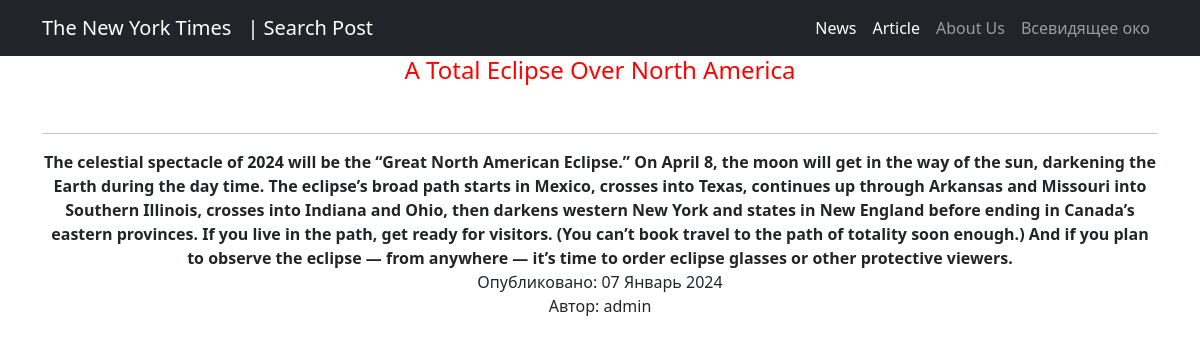
Screenshot of /post/common_list/19/ with the database file from the repository.
### news/models.py (models this page shows, shortened)
class Post(models.Model):
    author = models.ForeignKey('Author', on_delete=models.CASCADE)
    post_type = models.CharField(max_length=10, choices=[('article', 'Статья'), ('news', 'Новость')])
    created = models.DateTimeField(auto_now_add = True)
    categories = models.ManyToManyField('Category', through='PostCategory')
    title = models.CharField(max_length=255)
    text = models.TextField()
    rating = models.IntegerField(default=0)

class Author(models.Model):
    user = models.OneToOneField(User, on_delete=models.CASCADE)
    rating = models.IntegerField(default=0)

### news/views.py (the view)
# urls.py: path('common_list/<int:pk>/', PostDetail.as_view(), name='post_detail'),
class PostDetail(DetailView):
    model = Post
    template_name = 'post_detail.html'
    context_object_name = 'post_detail'
    def get_context_data(self, **kwargs):
        context = super().get_context_data(**kwargs)
        context['news'] = context['object']
        return context

### news/templatetags/custom_filter.py (called while the page is built)
@register.filter()
def censor(value):
    if not isinstance(value, str):
        return value
    for w in WORDS:
        pattern = re.compile(r'\b' + re.escape(w) + r'\b', re.IGNORECASE)
        value = pattern.sub(w[0] + '*' * (len(w) - 1), value)
    return value

### news/templates/post_detail.html (shortened to what this page needs)
{% extends 'flatpages/default.html' %}
{% load custom_filter %}
{% block content %}
    <h4 style=color:red>{{ post_detail.title|censor }}</h4>
    <br>
    <hr>
    <b>{{ post_detail.text|censor }}</b>
    <br>
    Опубликовано: {{ post_detail.created|date:'d F Y' }}
    <br>
    Автор: {{ post_detail.author.user}}
{% endblock content %}

### rows the page displays
Post: title|censor "A Total Eclipse Over North America", text|censor "The celestial spectacle of 2024 will be the “Great North American Eclipse.” On April 8, the moon will get in the way of the sun, darkening the Earth during the day time. The eclipse’s broad path starts in Mexico, crosses into Texas, continues up through Arkansas and Missouri into Southern Illinois, crosses into Indiana and Ohio, then darkens western New York and states in New England before ending in Canada’s eastern provinces. If you live in the path, get ready for visitors. (You can’t book travel to the path of totality soon enough.) And if you plan to observe the eclipse — from anywhere — it’s time to order eclipse glasses or other protective viewers.", created "07 Январь 2024", author.user "admin"
